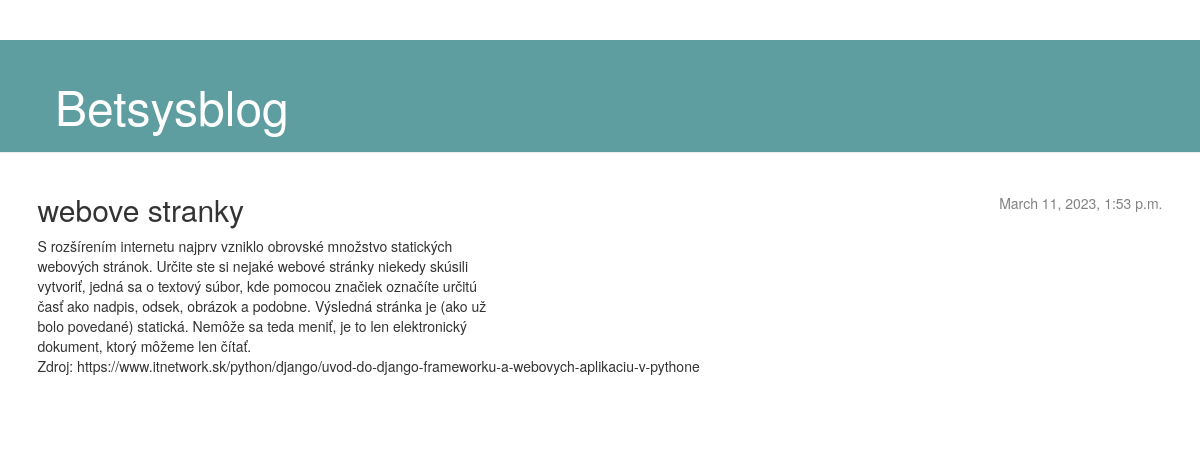
Page /post/6/ on the committed database.
### blog/models.py (models this page shows, shortened)
class Post(models.Model):
    author = models.ForeignKey(settings.AUTH_USER_MODEL, on_delete=models.CASCADE)
    title = models.CharField(max_length=200)
    text = models.TextField()
    created_date = models.DateTimeField(default=timezone.now)
    published_date = models.DateTimeField(blank=True, null=True)

### blog/views.py (the view)
# urls.py: path('post/<int:pk>/', views.post_detail, name='post_detail'),
def post_detail(request, pk):
    post = get_object_or_404(Post, pk=pk)
    return render(request, 'blog/post_detail.html', {'post': post})

### blog/templates/blog/post_detail.html (shortened to what this page needs)
{% extends 'blog/base.html' %}
{% block content %}
    <article class="post">
        {% if post.published_date %}
            <time class="date">
                {{ post.published_date }}
            </time>
        {% endif %}
        <h2>{{ post.title }}</h2>
        <p>{{ post.text|linebreaksbr }}</p>
    </article>
{% endblock %}

### blog/static/css/blog.css (style rules this page uses)
h1, h2, h3, h4 { font-family: 'Lobster',cursive; }
.date { color: #828282; }
.post { margin-bottom: 70px; }
.post > .date, .post > .actions { float: right; }

### rows in the picture
Post: published_date "March 11, 2023, 1:53 p.m.", title "webove stranky", text "S rozšírením internetu najprv vzniklo obrovské množstvo statických webových stránok. Určite ste si nejaké webové stránky niekedy skúsili vytvoriť, jedná sa o textový súbor, kde pomocou značiek označíte určitú časť ako nadpis, odsek, obrázok a podobne. Výsledná stránka je (ako už bolo povedané) statická. Nemôže sa teda meniť, je to len elektronický dokument, ktorý môžeme len čítať. Zdroj: https://www.itnetwork.sk/python/django/uvod-do-django-frameworku-a-webovych-aplikaciu-v-pythone"
